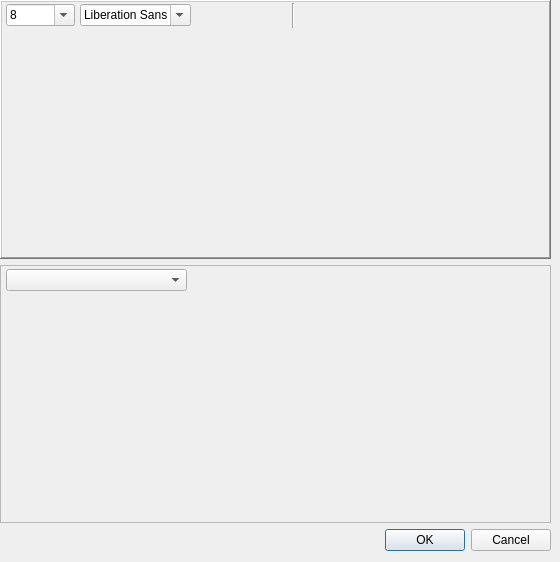
<?xml version="1.0" encoding="UTF-8"?>
<ui version="4.0">
 <class>TextEditor</class>
 <widget class="QDialog" name="TextEditor">
  <property name="geometry">
   <rect>
    <x>0</x>
    <y>0</y>
    <width>560</width>
    <height>562</height>
   </rect>
  </property>
  <property name="windowTitle">
   <string>Текстовый редактор</string>
  </property>
  <widget class="QWidget" name="verticalLayoutWidget">
   <property name="geometry">
    <rect>
     <x>0</x>
     <y>0</y>
     <width>551</width>
     <height>551</height>
    </rect>
   </property>
   <layout class="QVBoxLayout" name="mainlLayout">
    <item>
     <widget class="QFrame" name="frame">
      <property name="minimumSize">
       <size>
        <width>0</width>
        <height>30</height>
       </size>
      </property>
      <property name="frameShape">
       <enum>QFrame::WinPanel</enum>
      </property>
      <property name="frameShadow">
       <enum>QFrame::Raised</enum>
      </property>
      <widget class="QComboBox" name="comboBox">
       <property name="geometry">
        <rect>
         <x>6</x>
         <y>4</y>
         <width>69</width>
         <height>22</height>
        </rect>
       </property>
       <property name="editable">
        <bool>true</bool>
       </property>
       <item>
        <property name="text">
         <string>8</string>
        </property>
       </item>
       <item>
        <property name="text">
         <string>10</string>
        </property>
       </item>
       <item>
        <property name="text">
         <string>11</string>
        </property>
       </item>
       <item>
        <property name="text">
         <string>12</string>
        </property>
       </item>
       <item>
        <property name="text">
         <string>14</string>
        </property>
       </item>
       <item>
        <property name="text">
         <string>16</string>
        </property>
       </item>
       <item>
        <property name="text">
         <string>18</string>
        </property>
       </item>
       <item>
        <property name="text">
         <string>20</string>
        </property>
       </item>
       <item>
        <property name="text">
         <string>22</string>
        </property>
       </item>
       <item>
        <property name="text">
         <string>24</string>
        </property>
       </item>
       <item>
        <property name="text">
         <string>26</string>
        </property>
       </item>
       <item>
        <property name="text">
         <string>28</string>
        </property>
       </item>
       <item>
        <property name="text">
         <string>36</string>
        </property>
       </item>
       <item>
        <property name="text">
         <string>48</string>
        </property>
       </item>
       <item>
        <property name="text">
         <string>72</string>
        </property>
       </item>
      </widget>
      <widget class="QFontComboBox" name="fontComboBox">
       <property name="geometry">
        <rect>
         <x>80</x>
         <y>4</y>
         <width>111</width>
         <height>22</height>
        </rect>
       </property>
      </widget>
      <widget class="QToolButton" name="boldlButton">
       <property name="geometry">
        <rect>
         <x>200</x>
         <y>4</y>
         <width>25</width>
         <height>21</height>
        </rect>
       </property>
       <property name="toolTip">
        <string>Жирный</string>
       </property>
       <property name="text">
        <string/>
       </property>
       <property name="checkable">
        <bool>true</bool>
       </property>
       <property name="autoRaise">
        <bool>true</bool>
       </property>
      </widget>
      <widget class="QToolButton" name="italiclButton">
       <property name="geometry">
        <rect>
         <x>230</x>
         <y>4</y>
         <width>25</width>
         <height>21</height>
        </rect>
       </property>
       <property name="toolTip">
        <string>Курсив</string>
       </property>
       <property name="text">
        <string/>
       </property>
       <property name="checkable">
        <bool>true</bool>
       </property>
       <property name="autoRaise">
        <bool>true</bool>
       </property>
      </widget>
      <widget class="QToolButton" name="colorButton">
       <property name="geometry">
        <rect>
         <x>260</x>
         <y>4</y>
         <width>25</width>
         <height>21</height>
        </rect>
       </property>
       <property name="toolTip">
        <string>Цвет шрифта</string>
       </property>
       <property name="text">
        <string/>
       </property>
       <property name="autoRaise">
        <bool>true</bool>
       </property>
      </widget>
      <widget class="Line" name="line">
       <property name="geometry">
        <rect>
         <x>283</x>
         <y>3</y>
         <width>20</width>
         <height>25</height>
        </rect>
       </property>
       <property name="orientation">
        <enum>Qt::Vertical</enum>
       </property>
      </widget>
      <widget class="QToolButton" name="leftButton">
       <property name="geometry">
        <rect>
         <x>300</x>
         <y>4</y>
         <width>25</width>
         <height>21</height>
        </rect>
       </property>
       <property name="toolTip">
        <string>По левому краю</string>
       </property>
       <property name="text">
        <string/>
       </property>
       <property name="checkable">
        <bool>true</bool>
       </property>
       <property name="autoRaise">
        <bool>true</bool>
       </property>
      </widget>
      <widget class="QToolButton" name="centerButton">
       <property name="geometry">
        <rect>
         <x>330</x>
         <y>4</y>
         <width>25</width>
         <height>21</height>
        </rect>
       </property>
       <property name="toolTip">
        <string>По центру</string>
       </property>
       <property name="text">
        <string/>
       </property>
       <property name="checkable">
        <bool>true</bool>
       </property>
       <property name="autoRaise">
        <bool>true</bool>
       </property>
      </widget>
      <widget class="QToolButton" name="rightButton">
       <property name="geometry">
        <rect>
         <x>360</x>
         <y>4</y>
         <width>25</width>
         <height>21</height>
        </rect>
       </property>
       <property name="toolTip">
        <string>По правому краю</string>
       </property>
       <property name="text">
        <string/>
       </property>
       <property name="checkable">
        <bool>true</bool>
       </property>
       <property name="autoRaise">
        <bool>true</bool>
       </property>
      </widget>
      <widget class="QToolButton" name="imageButton">
       <property name="geometry">
        <rect>
         <x>390</x>
         <y>4</y>
         <width>25</width>
         <height>21</height>
        </rect>
       </property>
       <property name="toolTip">
        <string>Вставить изображение</string>
       </property>
       <property name="text">
        <string/>
       </property>
       <property name="autoRaise">
        <bool>true</bool>
       </property>
      </widget>
     </widget>
    </item>
    <item>
     <widget class="QFrame" name="frame_2">
      <property name="minimumSize">
       <size>
        <width>0</width>
        <height>31</height>
       </size>
      </property>
      <property name="frameShape">
       <enum>QFrame::StyledPanel</enum>
      </property>
      <property name="frameShadow">
       <enum>QFrame::Raised</enum>
      </property>
      <widget class="QComboBox" name="comboStyle">
       <property name="geometry">
        <rect>
         <x>6</x>
         <y>4</y>
         <width>181</width>
         <height>22</height>
        </rect>
       </property>
      </widget>
     </widget>
    </item>
    <item>
     <widget class="QDialogButtonBox" name="buttonBox">
      <property name="orientation">
       <enum>Qt::Horizontal</enum>
      </property>
      <property name="standardButtons">
       <set>QDialogButtonBox::Cancel|QDialogButtonBox::Ok</set>
      </property>
     </widget>
    </item>
   </layout>
  </widget>
 </widget>
 <tabstops>
  <tabstop>colorButton</tabstop>
  <tabstop>comboBox</tabstop>
  <tabstop>fontComboBox</tabstop>
  <tabstop>italiclButton</tabstop>
  <tabstop>boldlButton</tabstop>
  <tabstop>leftButton</tabstop>
  <tabstop>imageButton</tabstop>
  <tabstop>rightButton</tabstop>
  <tabstop>centerButton</tabstop>
  <tabstop>buttonBox</tabstop>
 </tabstops>
 <resources/>
 <connections>
  <connection>
   <sender>buttonBox</sender>
   <signal>accepted()</signal>
   <receiver>TextEditor</receiver>
   <slot>accept()</slot>
   <hints>
    <hint type="sourcelabel">
     <x>248</x>
     <y>254</y>
    </hint>
    <hint type="destinationlabel">
     <x>157</x>
     <y>274</y>
    </hint>
   </hints>
  </connection>
  <connection>
   <sender>buttonBox</sender>
   <signal>rejected()</signal>
   <receiver>TextEditor</receiver>
   <slot>reject()</slot>
   <hints>
    <hint type="sourcelabel">
     <x>316</x>
     <y>260</y>
    </hint>
    <hint type="destinationlabel">
     <x>286</x>
     <y>274</y>
    </hint>
   </hints>
  </connection>
 </connections>
</ui>
